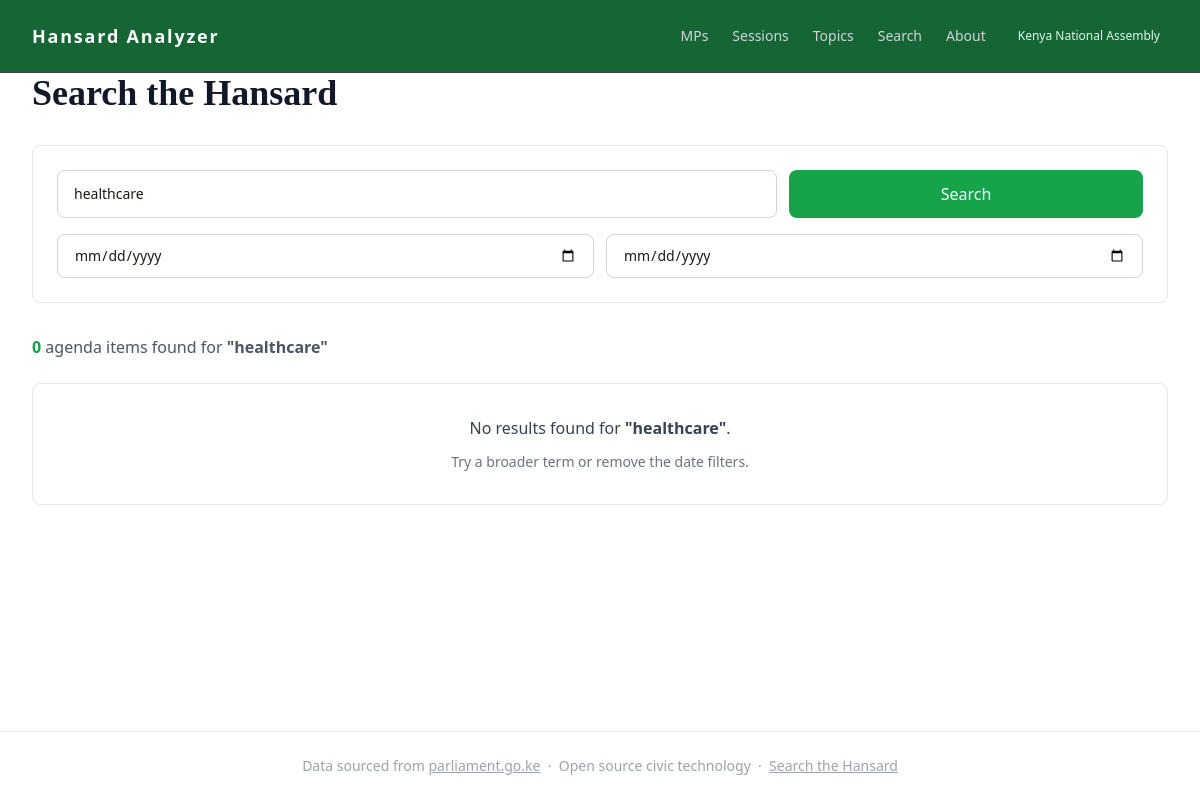
Page /search/?q=healthcare on the earlier database version.
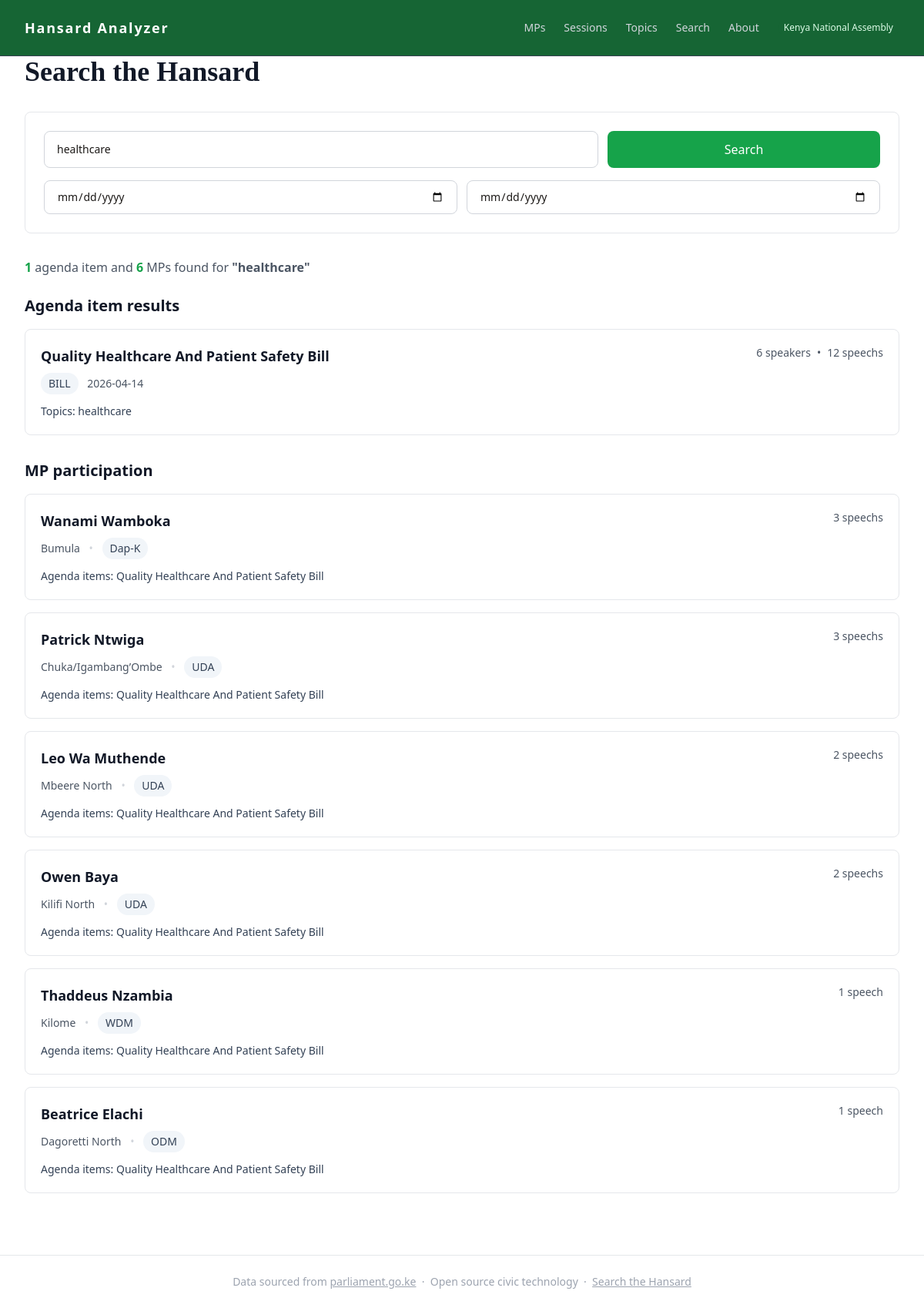
Same page on the later database version.
### tables this page shows
CREATE TABLE agenda_items (
    id           INTEGER PRIMARY KEY AUTOINCREMENT,
    session_id   INTEGER NOT NULL REFERENCES sessions(id),
    title        TEXT NOT NULL,
    type         TEXT NOT NULL,
    sequence     INTEGER,
    raw_heading  TEXT,
    created_at   TEXT
);

CREATE TABLE members (
    id           INTEGER PRIMARY KEY AUTOINCREMENT,
    name         TEXT NOT NULL,
    constituency TEXT,
    party        TEXT,
    first_seen   TEXT,
    last_seen    TEXT
);

### routes/search.py (the view)
@search_bp.route("/")
def search():
    query     = request.args.get("q", "").strip()
    item_type = request.args.get("type", "").strip() or None
    from_date = request.args.get("from_date", "").strip() or None
    to_date   = request.args.get("to_date", "").strip() or None
    agenda_results = []
    mp_results = []
    if query:
        conn = get_connection()
        agenda_results = search_agenda_items(conn, query, from_date, to_date, item_type)
        mp_results = search_mp_participation(conn, query)
        conn.close()
    return render_template(
        "search.html",
        query=query,
        agenda_results=agenda_results,
        mp_results=mp_results,
        item_type=item_type or "",
        from_date=from_date or "",
        to_date=to_date or "",
    )

### analyzer/database/queries.py (called while the page is built)
def search_mp_participation(
    conn: sqlite3.Connection,
    keyword: str,
) -> list[dict]:
    cursor = conn.cursor()
    cursor.execute(
        """
        SELECT DISTINCT
            m.id,
            m.name,
            m.constituency,
            m.party,
            COUNT(sp.id) AS speech_count,
            GROUP_CONCAT(DISTINCT ai.title) AS agenda_items
        FROM speeches sp
        JOIN members m ON sp.member_id = m.id
        JOIN agenda_items ai ON sp.agenda_item_id = ai.id
        WHERE ai.title LIKE ?
        GROUP BY m.id
        ORDER BY speech_count DESC
        """,
        (f"%{keyword}%",),
    )
    columns = [d[0] for d in cursor.description]
    return [dict(zip(columns, row)) for row in cursor.fetchall()]

### analyzer/database/seed.py (called while the page is built)
def get_connection(db_path: Path = DB_PATH) -> sqlite3.Connection:
    conn = sqlite3.connect(db_path)
    conn.execute("PRAGMA foreign_keys = ON")
    return conn

### templates/search.html (shortened to what the changed rows need)
{% extends "base.html" %}
{% block content %}
<div class="mb-8">
    <h1 class="font-serif text-3xl sm:text-4xl font-semibold text-gray-900 mb-3">Search the Hansard</h1>
</div>
{% if query %}
    <div class="mb-6">
        <p class="text-gray-600">
            <strong class="text-green-600 font-semibold">{{ agenda_results|length }}</strong> agenda item{{ 's' if agenda_results|length != 1 else '' }}
            {% if mp_results %}
                and <strong class="text-green-600 font-semibold">{{ mp_results|length }}</strong> MP{{ 's' if mp_results|length != 1 else '' }}
            {% endif %}
            found for <strong>"{{ query }}"</strong>
        </p>
    </div>
    {% if agenda_results %}
    <section class="space-y-4 mb-8">
        <h2 class="text-xl font-semibold text-gray-900">Agenda item results</h2>
        <div class="grid gap-4">
            {% for item in agenda_results %}
            <article class="border border-gray-200 rounded-lg p-5 bg-white hover:shadow-lg transition-shadow">
                <div class="flex flex-col sm:flex-row sm:items-start sm:justify-between gap-4 mb-3">
                    <div>
                        <a href="{{ url_for('agenda_items.agenda_item_detail', agenda_item_id=item.id) }}" class="text-lg font-semibold text-gray-900 hover:text-green-600 transition-colors">
                            {{ item.title }}
                        </a>
                        <div class="mt-2 text-sm text-gray-600">
                            <span class="inline-flex items-center px-2.5 py-1 rounded-full bg-slate-100 text-slate-700">{{ item.type }}</span>
                            <span class="ml-2">{{ item.date }}</span>
                        </div>
                    </div>
                    <div class="flex items-center gap-2 text-sm text-gray-600">
                        <span>{{ item.speaker_count }} speaker{{ 's' if item.speaker_count != 1 else '' }}</span>
                        <span class="hidden sm:inline">•</span>
                        <span>{{ item.speech_count }} speech{{ 's' if item.speech_count != 1 else '' }}</span>
                    </div>
                </div>
                {% if item.topics %}
                <div class="mt-2 text-sm text-slate-700">
                    Topics: {{ item.topics }}
                </div>
                {% endif %}
            </article>
            {% endfor %}
        </div>
    </section>
    {% endif %}
    {% if mp_results %}
    <section class="space-y-4 mb-8">
        <h2 class="text-xl font-semibold text-gray-900">MP participation</h2>
        <div class="grid gap-4">
            {% for mp in mp_results %}
            <article class="border border-gray-200 rounded-lg p-5 bg-white hover:shadow-lg transition-shadow">
                <div class="flex flex-col sm:flex-row sm:items-start sm:justify-between gap-4 mb-3">
                    <div>
                        <a href="{{ url_for('members.mp_scorecard', member_id=mp.id) }}" class="text-lg font-semibold text-gray-900 hover:text-green-600 transition-colors">
                            {{ mp.name }}
                        </a>
                        <div class="mt-2 text-sm text-gray-600">
                            {{ mp.constituency }}
                            <span class="mx-2 text-gray-300">•</span>
                            <span class="inline-flex items-center px-2.5 py-1 rounded-full bg-slate-100 text-slate-700">{{ mp.party }}</span>
                        </div>
                    </div>
                    <div class="text-sm text-gray-600">
                        {{ mp.speech_count }} speech{{ 's' if mp.speech_count != 1 else '' }}
                    </div>
                </div>
                {% if mp.agenda_items %}
                <div class="mt-2 text-sm text-slate-700">
                    <span class="font-medium">Agenda items:</span> {{ mp.agenda_items }}
                </div>
                {% endif %}
            </article>
            {% endfor %}
        </div>
    </section>
    {% endif %}
    {% if not agenda_results and not mp_results %}
    <div class="rounded-lg border border-gray-200 bg-white p-8 text-center">
        <p class="text-gray-700 mb-3">No results found for <strong>"{{ query }}"</strong>.</p>
        <p class="text-sm text-gray-500">Try a broader term or remove the date filters.</p>
    </div>
    {% endif %}
{% endif %}
{% endblock %}

Differences in the rows shown:
added agenda_items: title "Quality Healthcare And Patient Safety Bill", type "BILL", date "2026-04-14", speaker_count "6", speaker_count "s", speech_count "12", speech_count "s", topics "healthcare"
added members: name "Wanami Wamboka", constituency "Bumula", party "Dap-K", speech_count "3", speech_count "s", agenda_items "Quality Healthcare And Patient Safety Bill"
added members: name "Patrick Ntwiga", constituency "Chuka/Igambang’Ombe", party "UDA", speech_count "3", speech_count "s", agenda_items "Quality Healthcare And Patient Safety Bill"
added members: name "Leo Wa Muthende", constituency "Mbeere North", party "UDA", speech_count "2", speech_count "s", agenda_items "Quality Healthcare And Patient Safety Bill"
added members: name "Owen Baya", constituency "Kilifi North", party "UDA", speech_count "2", speech_count "s", agenda_items "Quality Healthcare And Patient Safety Bill"
added members: name "Thaddeus Nzambia", constituency "Kilome", party "WDM", speech_count "1", agenda_items "Quality Healthcare And Patient Safety Bill"
now on this page (row unchanged): members: name "Beatrice Elachi", constituency "Dagoretti North", party "ODM", speech_count "1", agenda_items "Quality Healthcare And Patient Safety Bill"
Other differences:
{{ agenda_results|length }}: "0" → "1"
{{ mp_results|length }}: (not shown) → "6"
{{ 's' if mp_results|length != 1 else '' }}: (not shown) → "s"
{{ 's' if agenda_results|length != 1 else '' }}: "s" → (not shown)
{{ query }}: "healthcare" → (not shown)
text no longer shown: "No results found for \" \" . Try a broader term or remove the date filters."
text now shown: "and MP Agenda item results MP participation"
